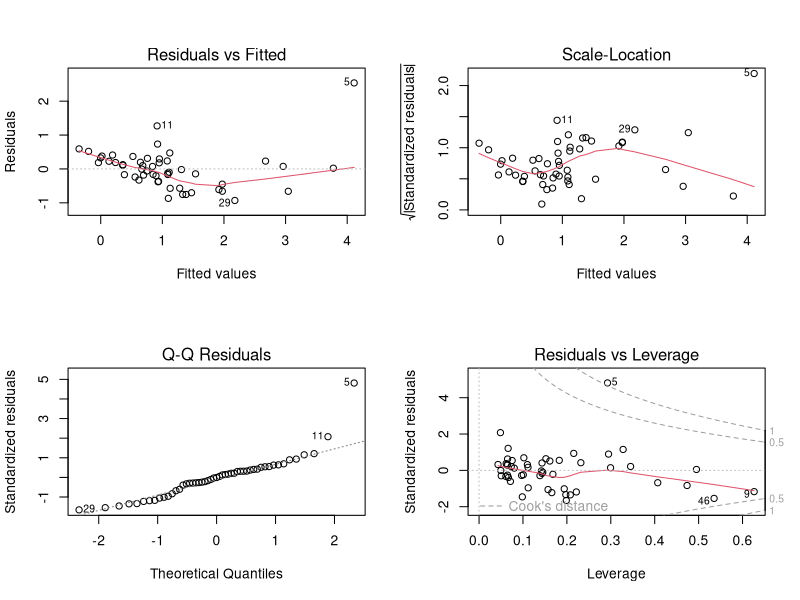
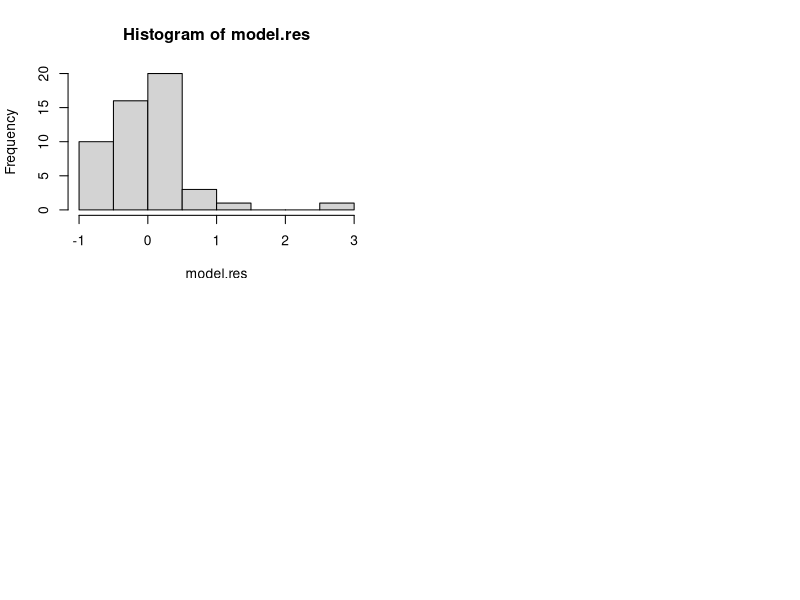
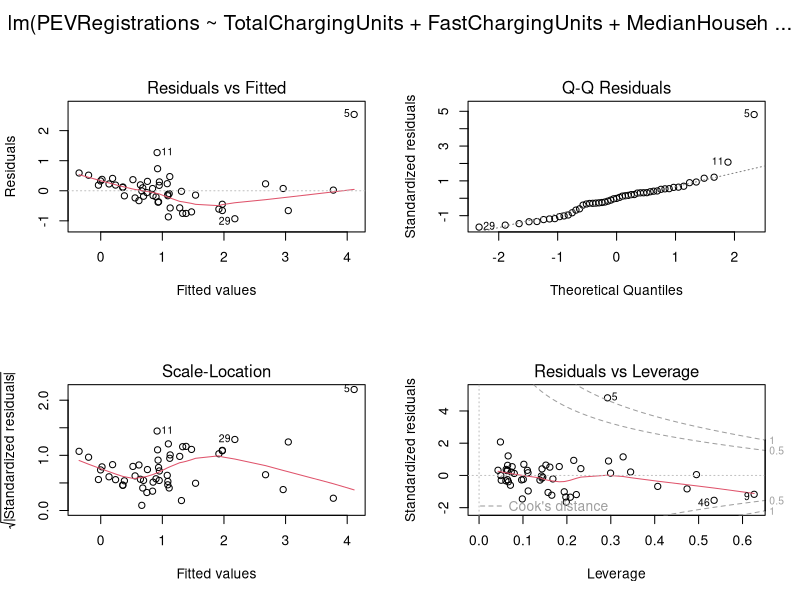

The R script that drew these images, in order:
rm(list=ls())

###################################################################
########################################### chargement des données

# ouverture des données
#lien="C:\\Users\\thibaut\\Documents\\Ponts_2A\\Voiture_Electrique\\telechargement2\\EVanalysis-master\\EVanalysis-master\\DataEasyNameOnlyStates.csv"
#data_tab=read.table(lien,header=TRUE,sep=";", dec=",")
data_tab=read.table("DataEasyNameOnlyStates.csv",header=TRUE,sep=";", dec=",")
class(data_tab) #data frame
# matrice de données
data=data.matrix(data_tab)

dataIncentives=data[1:51,c(16,17,18,19,20,21)]
class(dataIncentives)#matrix
dataIncentives[1:51,1]=dataIncentives[1:51,1]-7500 # on ne garde que le federal
dataCluster=data[1:51,24:27]
data=data[1:51,c(4,5,6,8,11,13,14,15,23)]

rownames(dataIncentives)=c("ALABAMA", "ALASKA", "ARIZONA", "ARKANSAS", "CALIFORNIA", "COLORADO", "CONNECTICUT", "DELAWARE", "DISTRICT OF COLUMBIA", "FLORIDA", "GEORGIA", "HAWAII", "IDAHO", "ILLINOIS", "INDIANA", "IOWA", "KANSAS", "KENTUCKY", "LOUISIANA", "MAINE", "MARYLAND", "MASSACHUSETTS", "MICHIGAN", "MINNESOTA", "MISSISSIPPI", "MISSOURI", "MONTANA", "NEBRASKA", "NEVADA", "NEW HAMPSHIRE", "NEW JERSEY", "NEW MEXICO", "NEW YORK", "NORTH CAROLINA", "NORTH DAKOTA", "OHIO", "OKLAHOMA", "OREGON", "PENNSYLVANIA", "RHODE ISLAND", "SOUTH CAROLINA", "SOUTH DAKOTA", "TENNESSEE", "TEXAS", "UTAH", "VERMONT", "VIRGINIA", "WASHINGTON", "WEST VIRGINIA", "WISCONSIN", "WYOMING")
rownames(dataCluster)=c("ALABAMA", "ALASKA", "ARIZONA", "ARKANSAS", "CALIFORNIA", "COLORADO", "CONNECTICUT", "DELAWARE", "DISTRICT OF COLUMBIA", "FLORIDA", "GEORGIA", "HAWAII", "IDAHO", "ILLINOIS", "INDIANA", "IOWA", "KANSAS", "KENTUCKY", "LOUISIANA", "MAINE", "MARYLAND", "MASSACHUSETTS", "MICHIGAN", "MINNESOTA", "MISSISSIPPI", "MISSOURI", "MONTANA", "NEBRASKA", "NEVADA", "NEW HAMPSHIRE", "NEW JERSEY", "NEW MEXICO", "NEW YORK", "NORTH CAROLINA", "NORTH DAKOTA", "OHIO", "OKLAHOMA", "OREGON", "PENNSYLVANIA", "RHODE ISLAND", "SOUTH CAROLINA", "SOUTH DAKOTA", "TENNESSEE", "TEXAS", "UTAH", "VERMONT", "VIRGINIA", "WASHINGTON", "WEST VIRGINIA", "WISCONSIN", "WYOMING")
rownames(data)=c("ALABAMA", "ALASKA", "ARIZONA", "ARKANSAS", "CALIFORNIA", "COLORADO", "CONNECTICUT", "DELAWARE", "DISTRICT OF COLUMBIA", "FLORIDA", "GEORGIA", "HAWAII", "IDAHO", "ILLINOIS", "INDIANA", "IOWA", "KANSAS", "KENTUCKY", "LOUISIANA", "MAINE", "MARYLAND", "MASSACHUSETTS", "MICHIGAN", "MINNESOTA", "MISSISSIPPI", "MISSOURI", "MONTANA", "NEBRASKA", "NEVADA", "NEW HAMPSHIRE", "NEW JERSEY", "NEW MEXICO", "NEW YORK", "NORTH CAROLINA", "NORTH DAKOTA", "OHIO", "OKLAHOMA", "OREGON", "PENNSYLVANIA", "RHODE ISLAND", "SOUTH CAROLINA", "SOUTH DAKOTA", "TENNESSEE", "TEXAS", "UTAH", "VERMONT", "VIRGINIA", "WASHINGTON", "WEST VIRGINIA", "WISCONSIN", "WYOMING")

###################################################################
##################################### regression lineaire multiple

# the regressions with their results and main statistics

model = lm(PEVRegistrations ~ TotalChargingUnits + FastChargingUnits + MedianHouseholdIncome + PercentOfBachelorDegree + AverageRetailPriceOfElectricity + ResidentialEnergyConsumedPerCapita + RegularGasolinePrice + TotalPublicActionForEV, data=data_tab)
#model = lm(PEVRegistrations ~ Population + TotalChargingUnits + FastChargingUnits + RevisedAnnualPersonalIncomePerCapita + MedianHouseholdIncome + MedianOverMiddleIncome + PercentOfHighSchoolDegree + PercentOfBachelorDegree + PercentOfAdvancedDegree + AverageRetailPriceOfElectricity + ResidentialEnergyConsumedPerCapita + RegularGasolinePrice + IncomeTaxCredit + SalesTax + PurchaseRebate + HOVExemption + ParkingExemption + EmissionInspection + HomeEVSE + TotalPublicActionForEV + Party + Green + Green2 + GreenGB , data=data_tab)

summary(model) 
anova(model)
coefficients(model)

summary.aov(model)

layout(matrix(1:4,2,2))
plot(model)


#http://162.38.181.25/LinuxHelp/wp-content/uploads/2011/05/GuideTP.pdf

model.res<- residuals(model)
hist(model.res)
shapiro.test(model.res)

par(mfrow =c(2, 2),oma=c(0, 0, 2, 0))
plot(model)

#sink(file="A.txt") 
#sink()
#q()

#install.packages("car")
#install.packages("lmtest")
library(lmtest)
hmctest(model)
# HMC = 0.7096, p-value = 0.991
dwtest(model)
# DW = 2.0315, p-value = 0.5438


bptest(model)
#BP = 15.426, df = 8, p-value = 0.05137
